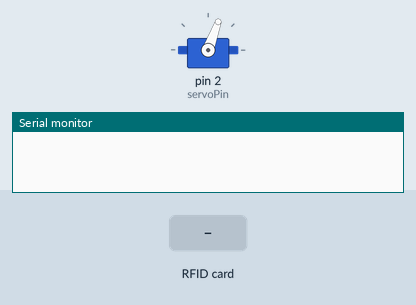
This sketch was run on a simulated Arduino Uno, built with avr-gcc and run on an emulated ATmega328P. Shown: servo, the last lines printed to the serial monitor. Inputs (shaded band) come from the test bench.

Above: at 1.2 s.
1.3 s: RFID card 20 9A 29 59 held to the reader
At 3.7 s:
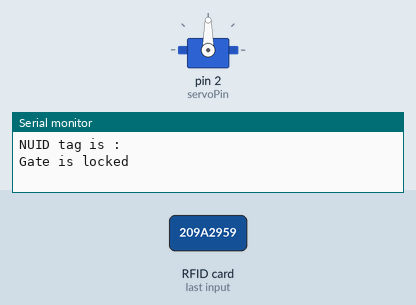
4.0 s: RFID card 20 9A 29 59 held to the reader
At 6.4 s:
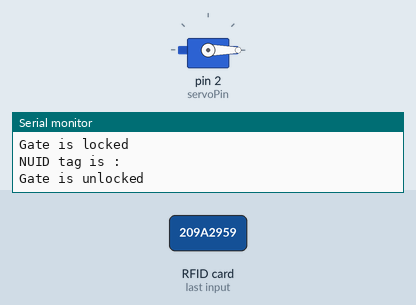
Timing chart, 0 to 7.9 s (numbered marks = the images above; inputs shaded):
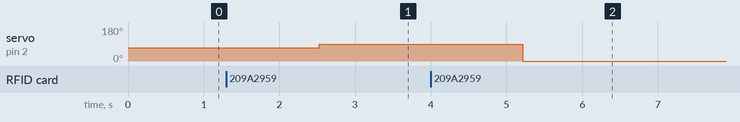

Measured:
- after the input at 1.3 s, servo on pin 2 (servoPin): 70° → 90° after 1.2 s
- after the input at 4.0 s, servo on pin 2 (servoPin): 90° → 0° after 1.2 s

The sketch:

RFID_Gate_lock_unlock.ino
```cpp
//code by rajat_rjx

#include <Servo.h>
#include <LiquidCrystal_I2C.h>
#include <SPI.h>
#include <MFRC522.h>

#define SS_PIN 10
#define RST_PIN 9
#define buzzer 1
#define servoPin 2

String UID = "20 9A 29 59";//Enter your card ID
byte lock = 0;

Servo servo;
LiquidCrystal_I2C lcd(0x27, 16, 2);
MFRC522 rfid(SS_PIN, RST_PIN);


void setup() {
  Serial.begin(9600);
  servo.write(70);

  lcd.backlight();
  servo.attach(servoPin);
  SPI.begin();
  rfid.PCD_Init();
  pinMode(buzzer, OUTPUT);
}

void loop() {
  lcd.setCursor(4, 0);
  lcd.print("Welcome!");
  lcd.setCursor(1, 1);
  lcd.print("Put your card");

  if ( ! rfid.PICC_IsNewCardPresent())
    return;
  if ( ! rfid.PICC_ReadCardSerial())
    return;

  lcd.clear();
  lcd.setCursor(0, 0);
  lcd.print("Scanning");
  Serial.println("NUID tag is :");
  String ID = "";
  for (byte i = 0; i < rfid.uid.size; i++) {
    lcd.print(".");
    ID.concat(String(rfid.uid.uidByte[i] < 0x10 ? " 0" : " "));
    ID.concat(String(rfid.uid.uidByte[i], HEX));
    delay(300);
  }
  ID.toUpperCase();

  if (ID.substring(1) == UID && lock == 0 ) {

    servo.write(90);
    delay(100);
    lcd.clear();
    lcd.setCursor(0, 0);
    lcd.print("Locked");
     Serial.println("Gate is locked");
    delay(100);
    lcd.clear();
    lock = 1;
  } else if (ID.substring(1) == UID && lock == 1 ) {


    servo.write(0);
    delay(100);
    lcd.clear();
    lcd.setCursor(0, 0);
    lcd.print("Unlocked");
     Serial.println("Gate is unlocked");
    delay(100);
    lcd.clear();
    lock = 0;
  } else {
    Serial.println("Wrong card!");
    lcd.clear();
    lcd.setCursor(0, 0);
    lcd.print("Wrong card!");

    lcd.clear();
  }
}
```
